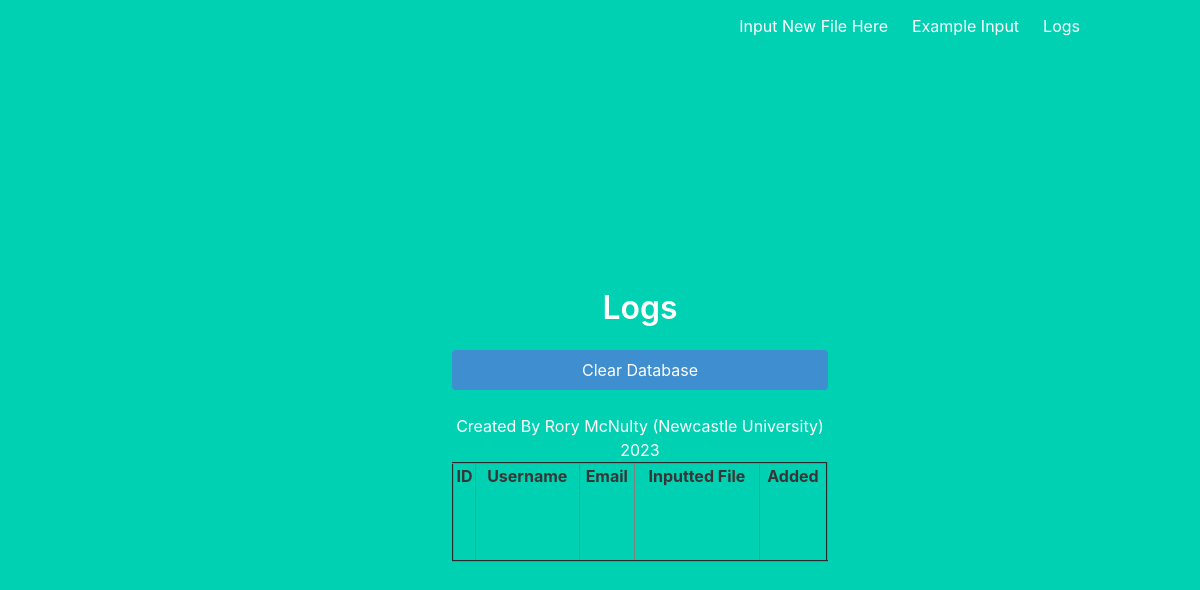
Page /logs on the earlier database version.
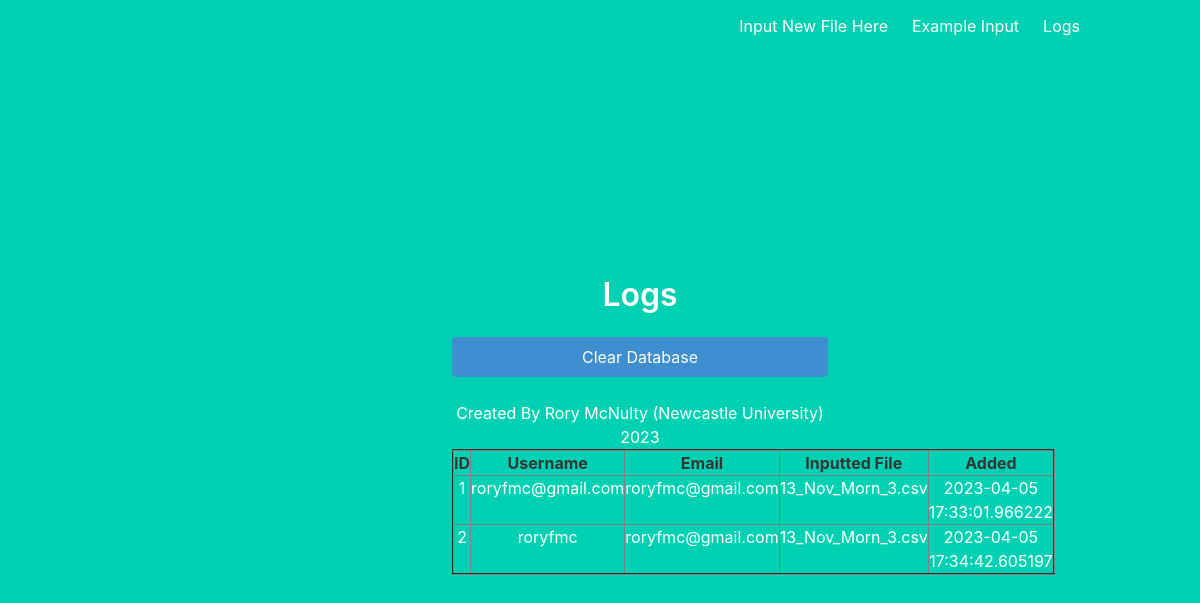
Same page on the later database version.
### app.py (models this page shows, shortened)
class User(db.Model):
    __tablename__ = 'userlogs'
    id = db.Column(db.Integer, primary_key=True)
    username = db.Column(db.String(20))
    email = db.Column(db.String(100))
    csv_file = db.Column(db.String(100), nullable=False)
    added = db.Column(db.DateTime, default=datetime.now)

### app.py (the view)
@app.route('/logs')
def logs():
    data=User.query.all()
    return render_template('logs.html', data=data)

### templates/logs.html
{% extends "base.html" %}
{% block content %}
    <div class="column is-5 is-offset-4">
        <h3 class="title is-3">Logs</h3>
        <form action="{{ url_for('clear_db') }}" method="POST">
            <input class="button is-block is-info is-fullwidth" type="submit" value="Clear Database">
        </form>
        <br>
        <table border="2" class="dataframe is-centered" style="width: 100%; height: 100px; padding: 10px; margin: 0 auto;">
            <tr>
                <th>ID</th>
                <th>Username</th>
                <th>Email</th>
                <th>Inputted File</th>
                <th>Added</th>
            </tr>
            {% for row in data %}
            <tr>
                <td>{{ row.id }}</td>
                <td>{{ row.username }}</td>
                <td>{{ row.email }}</td>
                <td>{{ row.csv_file }}</td>
                <td>{{ row.added }}</td>
            </tr>
            {% endfor %}
    </div>
{% endblock %}

### templates/base.html (shortened to what this page needs)
<!DOCTYPE html>
<html>
<head>
    <link rel="stylesheet" href="https://cdnjs.cloudflare.com/ajax/libs/bulma/0.7.2/css/bulma.min.css"/>
</head>
<body>
<section class="hero is-primary is-fullheight">
    <div class="hero-head">
        <nav class="navbar">
            <div class="container">
                <div id="navbarMenuHeroA" class="navbar-menu">
                    <div class="navbar-end">
                        <a href="{{ url_for('index') }}" class="navbar-item">
                            Input New File Here
                        </a>
                        <a href="{{ url_for('example') }}" class="navbar-item">
                            Example Input
                        </a>
                        <a href="{{ url_for('logs') }}" class="navbar-item">
                            Logs
                        </a>
                    </div>
                </div>
            </div>
        </nav>
    </div>
    <div class="hero-body">
        <div class="container has-text-centered">
            {% block content %}
            {% endblock %}
        </div>
    </div>
<footer class="is is-centered">Created By Rory McNulty (Newcastle University) 2023</footer>
</section>
</body>
</html>

Differences in the rows shown:
added User: id "1", username "roryfmc@gmail.com", email "roryfmc@gmail.com", csv_file "13_Nov_Morn_3.csv", added "2023-04-05 17:33:01.966222"
added User: id "2", username "roryfmc", email "roryfmc@gmail.com", csv_file "13_Nov_Morn_3.csv", added "2023-04-05 17:34:42.605197"
